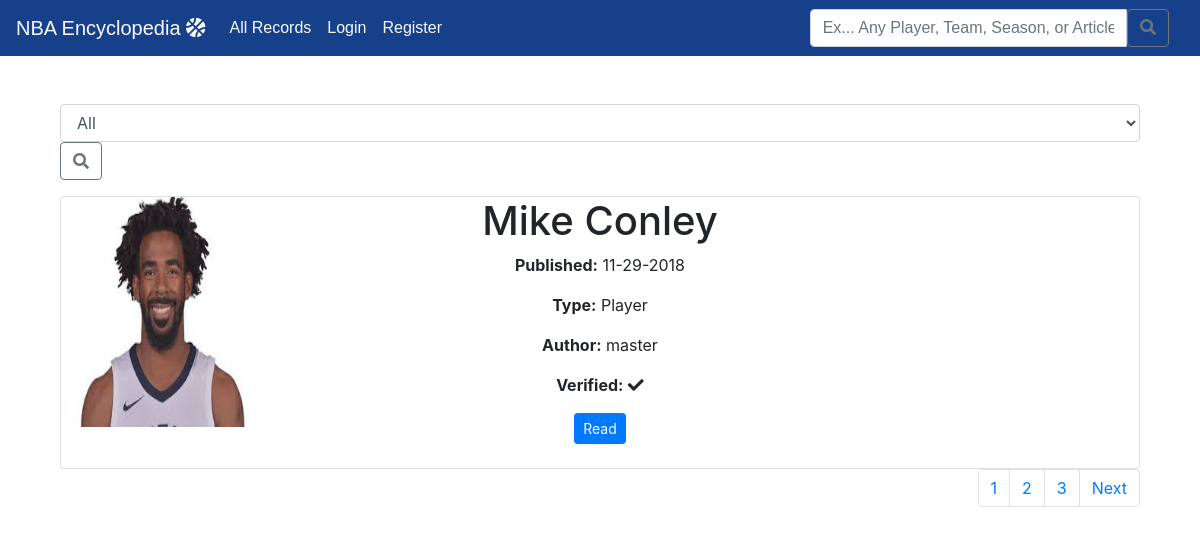
Page /records/sort-by/results on the committed database.
### NBAE/models.py (models this page shows)
class Records(models.Model):
    name = models.CharField(max_length=50)
    type = models.CharField(max_length=50, blank=False, null=True)
    author = models.ForeignKey('auth.User', on_delete=models.CASCADE)
    created_date = models.DateTimeField(default=timezone.now)
    published_date = models.DateTimeField(blank=True, null=True)
    is_draft = models.BooleanField(default=True)
    is_verified = models.BooleanField(default=False)
    image = models.ImageField(upload_to='record_image', blank=True)

### NBAE/views.py (the view)
# urls.py: url(r'^records/sort-by/results', views.sort_by_records, name='sort-by-results'),
def sort_by_records(request):
    query = request.GET.get('choices')
    list2.append(query)
    if query is not list2[0] and query is not None:
        list2[0] = query
    if list2[0] == 'All':
        results = Records.objects.all()
    elif list2[0] == 'Player':
        results = Records.objects.filter(type='Player')
    elif list2[0] == 'Team':
        results = Records.objects.filter(type='Team')
    elif list2[0] == 'Season':
        results = Records.objects.filter(type='Season')
    elif list2[0] == 'Recently-Published':
        results = Records.objects.all().order_by('published_date')
    elif list2[0] == 'Verified':
        results = Records.objects.filter(is_verified=True)
    else:
        results = Records.objects.all()
    paginator = Paginator(results, 1)
    page = request.GET.get('page', 1)
    try:
        records = paginator.page(page)
    except PageNotAnInteger:
        records = paginator.page(1)
    except EmptyPage:
        records = paginator.page(paginator.num_pages)
    context = {
        'records': records,
        'query': query
    }
    return render(request, "Encyclopedia/Record/sort_by_records_list.html", context)

### NBAEncyclopedia/templates/Encyclopedia/Record/sort_by_records_list.html (shortened to what this page needs)
<!DOCTYPE html>
<html lang="en">
<head>
</head>
<body>
   {% extends 'Encyclopedia/default.html' %}
{% block content %}
<div class="centerstage">
    <span>
        <form class="form-group" method="GET" action="{% url 'NBAE:sort-by-results' %}">
            <select class=" form-control" name="choices">
                <option name="all" value="All">All</option>
            </select>
            <button class="col-auto btn btn-outline-secondary" type="submit">
                <i class=" fa fa-search"></i>
            </button>
        </form>
    </span>
     {% for record in records %}
         {% if record.type == 'Player' %}
        <div class="card">
            <div class="row">
                <div class="col-md-2">
                    {% if record.image %}
                        <img class="rounded" src="{{ record.image.url }}" height="230" width="200">
                    {% endif %}
                </div>
                <div class="text-center col-md-8">
                    <h1><a>{{ record.name }}</a></h1>
                    <p class="date text-center"><b>Published:</b> {{ record.published_date|date:'m-d-Y' }}</p>
                    <p class="type text-center"><b>Type:</b> {{ record.type }}</p>
                    <p class="author text-center"><b>Author:</b> {{ record.author }}</p>
                    {% if record.is_verified == True %}
                        <p class="text-center"><b>Verified:</b> <span class="fa fa-check"></span></p>
                    {% endif %}
                    <a class="btn btn-primary btn-sm" href="{% url 'NBAE:playerrecord_detail' pk=record.pk %}">Read</a>
                    <br></br>
                </div>
            </div>
        </div>
    {% endif %}
    {% endfor %}
     {% if records.has_other_pages %}
  <ul class="pagination justify-content-end">
    {% for i in records.paginator.page_range %}
      {% if records.number == i %}
        <li class="page-item"><span class="page-link">{{ i }} <span class="sr-only">(current)</span></span></li>
      {% else %}
        <li class="page-item">
            <a class="page-link" href="?page={{ i }}">{{ i }}</a></li>
      {% endif %}
    {% endfor %}
    {% if records.has_next %}
      <li class="page-item">
          <a class="page-link" href="?page={{ records.next_page_number }}&query={{ query }}">Next</a></li>
    {% endif %}
  </ul>
{% endif %}
</div>
{% endblock %}

### NBAEncyclopedia/static/css/homeview.css (style rules this page uses)
h1 { color: blue; }
body { background-color: blue; }

### rows in the picture
Records: image (picture), name "Mike Conley", published_date "11-29-2018", type "Player", author "master", shows "Verified:", is_verified True (drawn)

### other values in the picture
{{ i }} "1"
{{ i }} "2" "3"
